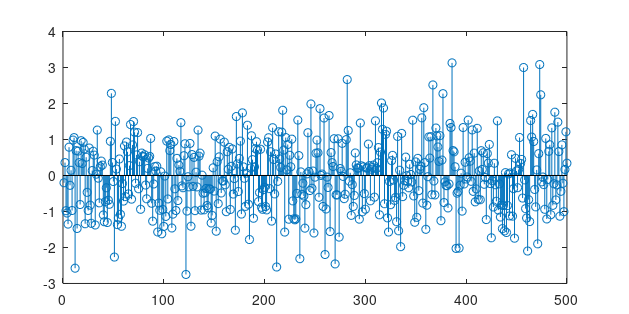

Write the MATLAB code that produced this figure.
% Script r0a.m
% Examples of random values
% This script creates the (uncorrelated) time series
% with uniform or normal distributed values:
%
% indd=1 - uniform distribution at interval (0,1);
%
% indd=2 - Gaussian distribution (N(0,1)).
%
% One can see on similar time series as the simple model,
% for example, of seismic trace.
clear
%******************** INPUT ********************
indd=2;
m=500;           % sample size
%******************** END INPUT*****************
n=1:m;                    % row vector   
if indd==1
   s=rand(1,length(n));   % row vector
else
   s=randn(m,1);          % column vector
   s=s'                   % row vector
end
rect=[0.1 0.1 .8 0.8];    % size of figure
set(gcf,'PaperUnits','centimeters')
xSize = 16; ySize = 8;
xLeft = (21-xSize)/2; yTop = (30-ySize)/2;
set(gcf,'PaperPosition',[xLeft yTop xSize ySize]);
axes('position',rect)
h=stem(n,s);          % graphic presentation
saveas(h,['random_' int2str(indd) '_' int2str(m) '.png'])
